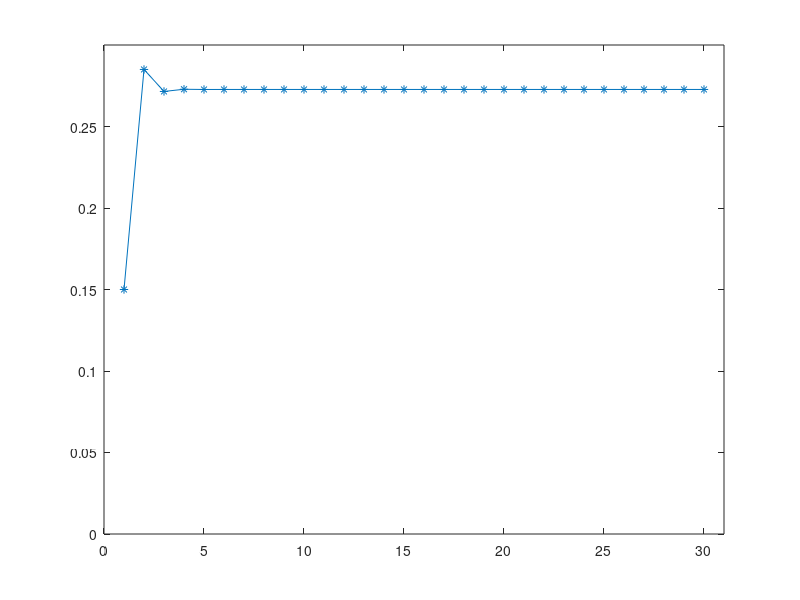

This chart was generated by the following MATLAB code:
%% alinea a)
% 2 aulas por semana

T = [0.2 0.3; 0.8 0.7]
ua = [0;1]; % foi

Ha = (T^2)*ua;
probSimulacaoa = Ha(2)

%% alinea b)

ub = [1;0]; % faltou
Hb= (T^2)*ub;
probSimulacaob = Hb(2)

%% alinea c)

uc = [0;1]; % foi
Hc= (T^29)*uc;
probSimulacaoc = Hc(2)

%% alinea d) -> como se faz??

ud = [0.15;0.85];
p=T^(29)*ud; 
v=ud; %distribuição de probabilidade da primeira
p(1)=v(1); % probabilidade de faltar à primeira 

for i=1:29
    v=T*v;
    p(i+1)=v(1);
end

plot(1:30,p,'-*')
axis([0 31 0 0.3])